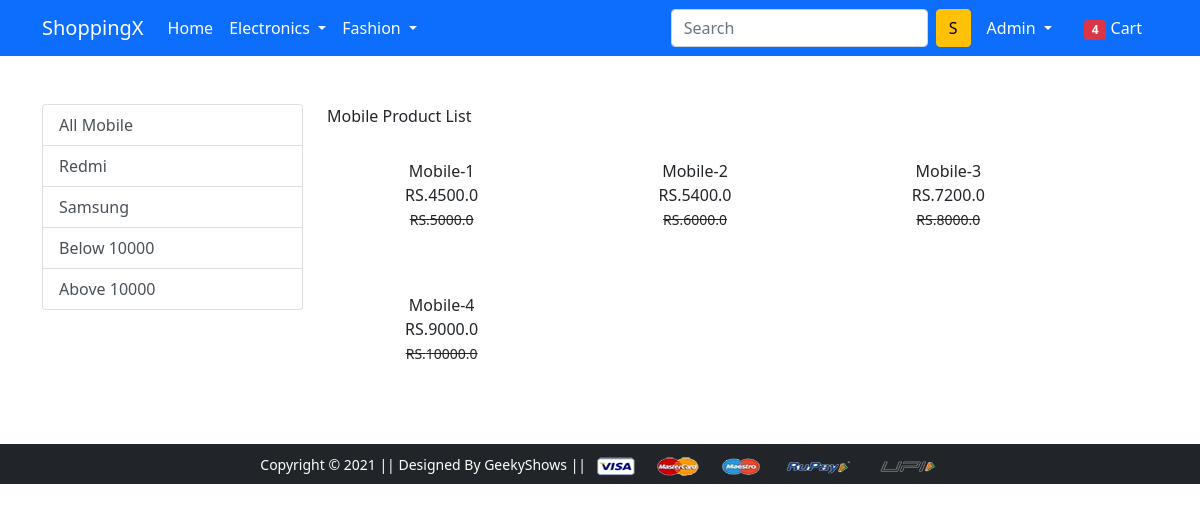
Screenshot of /mobile/below (signed in) with the database file from the repository.
### app/models.py (models this page shows, shortened)
class Product(models.Model):
    title=models.CharField(max_length=100)
    selling_price=models.FloatField()
    discounted_price = models.FloatField()
    description = models.TextField()
    brand = models.CharField(max_length=200)
    category= models.CharField(choices=CATEGORY_CHOICES,max_length=10)
    product_image = models.ImageField(upload_to='productimg')

### app/views.py (the view)
# urls.py: path('mobile/', views.mobile, name='mobile'),
@login_required
def mobile(request, data=None):
    print(data)
    if data is None:
        mobile = Product.objects.filter(category='M')
    elif data == 'Redmi' or data == 'Samsung':
        mobile = Product.objects.filter(category='M').filter(brand=data)
    elif data=='below':
        mobile = Product.objects.filter(category='M').filter(discounted_price__lt=10000)
    elif data == 'above':
        mobile = Product.objects.filter(category='M').filter(discounted_price__gt=10000)
    return render(request, 'app/mobile.html', {'mobile': mobile})

### app/templates/app/mobile.html (shortened to what this page needs)
{% extends 'app/base.html' %}
{% load static %}
{% block main-content %}
<div class="container my-5">
 <div class="row">
  <div class="col-sm-3">
   <div class="list-group">
    <a href="{% url 'mobile' %}" class="list-group-item list-group-item-action" aria-current="true">All Mobile</a>
     <a href="{% url 'mobiledata' 'Redmi' %}" class="list-group-item list-group-item-action" aria-current="true">Redmi</a>
     <a href="{% url 'mobiledata' 'Samsung' %}" class="list-group-item list-group-item-action" aria-current="true">Samsung</a>
     <a href="{% url 'mobiledata' 'below' %}" class="list-group-item list-group-item-action" aria-current="true">Below 10000</a>
 <a href="{% url 'mobiledata' 'above' %}" class="list-group-item list-group-item-action" aria-current="true">Above 10000</a>
  </div>
  </div>
  <div class="col-sm-8">
   Mobile Product List
   <div class="row">
    {% for product in mobile %}
    <div class="col-sm-4 text-center mb-4">
     <a href="{% url 'product-detail' product.id %}" class="btn">
      <div class="item">
       <div class="fw-fold">{{product.title}}</div>
       <div class="fw-fold">RS.{{product.discounted_price}}</div>
       <small class="fw-light text-decoration-line-through">RS.{{product.selling_price}}</small>
      </div>
     </a>
    </div>
  {% endfor %}
   </div>
  </div>
 </div>
</div>
{% endblock main-content %}

### app/templates/app/base.html (shortened to what this page needs)
<!doctype html>
{% load static %}
<html lang="en">
  <head>
    <link href="https://cdn.jsdelivr.net/npm/bootstrap@5.0.0-beta1/dist/css/bootstrap.min.css" rel="stylesheet">
    <link rel="stylesheet" href="{% static 'app/css/owl.carousel.min.css' %}">
    <link rel="stylesheet" href="{% static 'app/css/all.min.css' %}">
    <link rel="stylesheet" href="{% static 'app/css/style.css' %}">
  </head>
  <body>
    <nav class="navbar navbar-expand-lg navbar-dark bg-primary">
     <div class="container">
       <a class="navbar-brand" href="/">ShoppingX</a>
       <div class="collapse navbar-collapse" id="navbarSupportedContent">
         <ul class="navbar-nav me-auto mb-2 mb-lg-0">
           <li class="nav-item">
             <a class="nav-link active" aria-current="page" href="/">Home</a>
           </li>
           <li class="nav-item dropdown">
             <a class="nav-link dropdown-toggle text-white" href="#" id="electronicsDropdown" role="button" data-bs-toggle="dropdown" aria-expanded="false">
               Electronics
             </a>
           </li>
           <li class="nav-item dropdown">
             <a class="nav-link dropdown-toggle text-white" href="#" id="fashionDropdown" role="button" data-bs-toggle="dropdown" aria-expanded="false">
               Fashion
             </a>
           </li>
         </ul>
         <form class="d-flex">
           <input class="form-control me-2" type="search" placeholder="Search" aria-label="Search">
           <button class="btn btn-warning" type="submit">S</button>
         </form>
         <div>
          <ul class="navbar-nav me-auto mb-2 mb-lg-0">
              {% if request.user.is_authenticated %}
           <li class="nav-item dropdown mx-2">
              <a class="nav-link dropdown-toggle text-white" href="#" id="profileDropdown" role="button" data-bs-toggle="dropdown" aria-expanded="false">
                  {{request.user.username|capfirst}}
              </a>
            </li>
            <li class="nav-item mx-2">
             <a href="{% url 'showcart' %}" class="nav-link text-white"><span class="badge bg-danger">4</span> Cart </a>
            </li>
              {% endif %}
          </ul>
         </div>
       </div>
     </div>
    </nav>
    {% block main-content %} {% endblock main-content %}
    <footer class="container-fluid bg-dark text-center p-2 mt-5">
        <small class="text-white">Copyright &copy; 2021 || Designed By GeekyShows || </small>
        <img src="{% static 'app/images/payment.png' %}" alt="" srcset="" class="img-fluid" height="2px">
    </footer>
  </body>
</html>

### rows the page displays
Product: title "Mobile-1", discounted_price "4500.0", selling_price "5000.0"
Product: title "Mobile-2", discounted_price "5400.0", selling_price "6000.0"
Product: title "Mobile-3", discounted_price "7200.0", selling_price "8000.0"
Product: title "Mobile-4", discounted_price "9000.0", selling_price "10000.0"

### other values shown
{{ request.user.username|capfirst }} "Admin"
